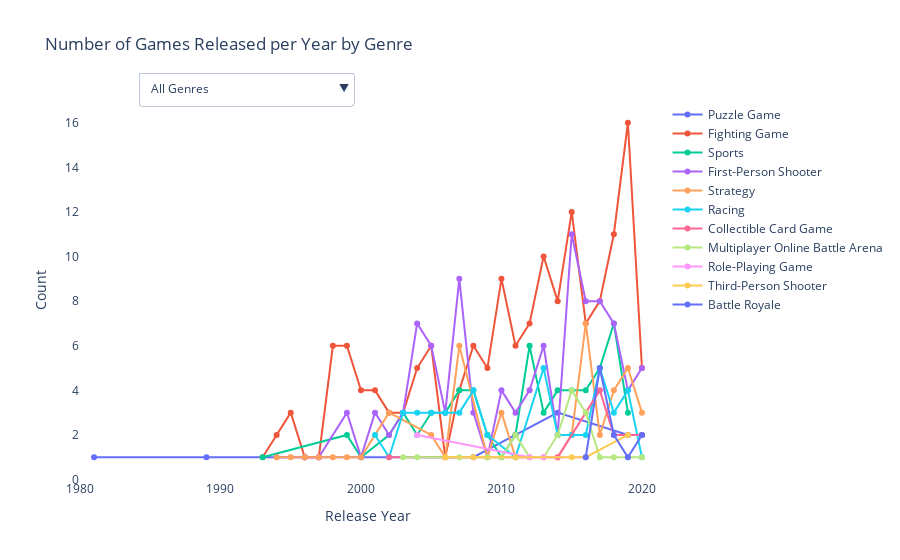

Notebook source saved alongside this figure:
### Markdown cell above
## Games differed By Genre

### Number of Games Released per Year by Genre

### Code cell
df_count = esports.groupby(['Releaseyear', 'Genre']).size().reset_index(name='Count')

fig = go.Figure()
genres = df_count['Genre'].unique()

for genre in genres:
    fig.add_trace(
        go.Scatter(
            x=df_count[df_count['Genre'] == genre]['Releaseyear'],
            y=df_count[df_count['Genre'] == genre]['Count'],
            mode='lines+markers',
            name=genre
        )
    )

dropdown_buttons = [
    {
        'label': 'All Genres',
        'method': 'update',
        'args': [{'visible': [True] * len(genres)},
                 {'title': 'Number of Games Released per Year by Genre'}]
    }
]

for i, genre in enumerate(genres):
    # True for the selected genre, False for the rest
    visibility = [False] * len(genres)
    visibility[i] = True

    dropdown_button = {
        'label': genre,
        'method': 'update',
        'args': [{'visible': visibility},
                 {'title': f'Number of Games Released per Year: {genre}'}]
    }
    dropdown_buttons.append(dropdown_button)

fig.update_layout(
    updatemenus=[
        {
            'buttons': dropdown_buttons,
            'direction': 'down',
            'pad': {'r': 10, 't': 10},
            'showactive': True,
            'x': 0.1,
            'xanchor': 'left',
            'y': 1.1,
            'yanchor': 'top'
        }
    ],
    title='Number of Games Released per Year by Genre',
    xaxis=dict(title='Release Year', range=[1980, 2021]),
    yaxis=dict(title='Count'),
    plot_bgcolor='white'
)

fig.write_html("../picture/game_release.html")
fig.show()

### Figure 1 — Plotly figure (JSON) as saved in the notebook; plotly's stock layout.template omitted (floating-point values rounded to 4 significant figures)
{"data": [{"mode": "lines+markers", "name": "Puzzle Game", "type": "scatter", "x": [1981, 1989, 1996, 1997, 2008, 2011, 2014, 2019, 2020], "y": [1, 1, 1, 1, 1, 2, 3, 2, 2]}, {"mode": "lines+markers", "name": "Fighting Game", "type": "scatter", "x": [1993, 1994, 1995, 1996, 1997, 1998, 1999, 2000, 2001, 2002, 2003, 2004, 2005, 2006, 2007, 2008, 2009, 2010, 2011, 2012, 2013, 2014, 2015, 2016, 2017, 2018, 2019, 2020], "y": [1, 2, 3, 1, 1, 6, 6, 4, 4, 3, 3, 5, 6, 1, 4, 6, 5, 9, 6, 7, 10, 8, 12, 7, 8, 11, 16, 5]}, {"mode": "lines+markers", "name": "Sports", "type": "scatter", "x": [1993, 1999, 2000, 2002, 2003, 2004, 2005, 2006, 2007, 2008, 2009, 2010, 2011, 2012, 2013, 2014, 2015, 2016, 2017, 2018, 2019], "y": [1, 2, 1, 2, 3, 2, 3, 3, 4, 4, 2, 1, 2, 6, 3, 4, 4, 4, 5, 7, 3]}, {"mode": "lines+markers", "name": "First-Person Shooter", "type": "scatter", "x": [1994, 1996, 1997, 1999, 2000, 2001, 2002, 2003, 2004, 2005, 2006, 2007, 2008, 2009, 2010, 2011, 2012, 2013, 2014, 2015, 2016, 2017, 2018, 2019, 2020], "y": [1, 1, 1, 3, 1, 3, 2, 3, 7, 6, 3, 9, 3, 1, 4, 3, 4, 6, 2, 11, 8, 8, 7, 4, 5]}, {"mode": "lines+markers", "name": "Strategy", "type": "scatter", "x": [1994, 1995, 1996, 1997, 1998, 1999, 2000, 2002, 2005, 2006, 2007, 2009, 2010, 2011, 2012, 2013, 2014, 2015, 2016, 2017, 2018, 2019, 2020], "y": [1, 1, 1, 1, 1, 1, 1, 3, 2, 1, 6, 1, 3, 1, 1, 1, 1, 2, 7, 2, 4, 5, 3]}, {"mode": "lines+markers", "name": "Racing", "type": "scatter", "x": [2001, 2002, 2003, 2004, 2005, 2006, 2007, 2008, 2009, 2011, 2013, 2014, 2015, 2016, 2017, 2018, 2019, 2020], "y": [2, 1, 3, 3, 3, 3, 3, 4, 2, 1, 5, 2, 2, 2, 5, 3, 4, 1]}, {"mode": "lines+markers", "name": "Collectible Card Game", "type": "scatter", "x": [2002, 2014, 2016, 2017, 2018, 2020], "y": [1, 1, 3, 4, 2, 2]}, {"mode": "lines+markers", "name": "Multiplayer Online Battle Arena", "type": "scatter", "x": [2003, 2004, 2007, 2009, 2010, 2011, 2012, 2013, 2014, 2015, 2016, 2017, 2018, 2019, 2020], "y": [1, 1, 1, 1, 1, 2, 1, 1, 2, 4, 3, 1, 1, 1, 1]}, {"mode": "lines+markers", "name": "Role-Playing Game", "type": "scatter", "x": [2004, 2012, 2013, 2016], "y": [2, 1, 1, 1]}, {"mode": "lines+markers", "name": "Third-Person Shooter", "type": "scatter", "x": [2006, 2008, 2011, 2015, 2016, 2019], "y": [1, 1, 1, 1, 1, 2]}, {"mode": "lines+markers", "name": "Battle Royale", "type": "scatter", "x": [2016, 2017, 2018, 2019, 2020], "y": [1, 5, 2, 1, 2]}], "layout": {"plot_bgcolor": "white", "title": {"text": "Number of Games Released per Year by Genre"}, "updatemenus": [{"buttons": [{"args": [{"visible": [true, true, true, true, true, true, true, true, true, true, true]}, {"title": "Number of Games Released per Year by Genre"}], "label": "All Genres", "method": "update"}, {"args": [{"visible": [true, false, false, false, false, false, false, false, false, false, false]}, {"title": "Number of Games Released per Year: Puzzle Game"}], "label": "Puzzle Game", "method": "update"}, {"args": [{"visible": [false, true, false, false, false, false, false, false, false, false, false]}, {"title": "Number of Games Released per Year: Fighting Game"}], "label": "Fighting Game", "method": "update"}, {"args": [{"visible": [false, false, true, false, false, false, false, false, false, false, false]}, {"title": "Number of Games Released per Year: Sports"}], "label": "Sports", "method": "update"}, {"args": [{"visible": [false, false, false, true, false, false, false, false, false, false, false]}, {"title": "Number of Games Released per Year: First-Person Shooter"}], "label": "First-Person Shooter", "method": "update"}, {"args": [{"visible": [false, false, false, false, true, false, false, false, false, false, false]}, {"title": "Number of Games Released per Year: Strategy"}], "label": "Strategy", "method": "update"}, {"args": [{"visible": [false, false, false, false, false, true, false, false, false, false, false]}, {"title": "Number of Games Released per Year: Racing"}], "label": "Racing", "method": "update"}, {"args": [{"visible": [false, false, false, false, false, false, true, false, false, false, false]}, {"title": "Number of Games Released per Year: Collectible Card Game"}], "label": "Collectible Card Game", "method": "update"}, {"args": [{"visible": [false, false, false, false, false, false, false, true, false, false, false]}, {"title": "Number of Games Released per Year: Multiplayer Online Battle Arena"}], "label": "Multiplayer Online Battle Arena", "method": "update"}, {"args": [{"visible": [false, false, false, false, false, false, false, false, true, false, false]}, {"title": "Number of Games Released per Year: Role-Playing Game"}], "label": "Role-Playing Game", "method": "update"}, {"args": [{"visible": [false, false, false, false, false, false, false, false, false, true, false]}, {"title": "Number of Games Released per Year: Third-Person Shooter"}], "label": "Third-Person Shooter", "method": "update"}, {"args": [{"visible": [false, false, false, false, false, false, false, false, false, false, true]}, {"title": "Number of Games Released per Year: Battle Royale"}], "label": "Battle Royale", "method": "update"}], "direction": "down", "pad": {"r": 10, "t": 10}, "showactive": true, "x": 0.1, "xanchor": "left", "y": 1.1, "yanchor": "top"}], "xaxis": {"range": [1980, 2021], "title": {"text": "Release Year"}}, "yaxis": {"title": {"text": "Count"}}}}
